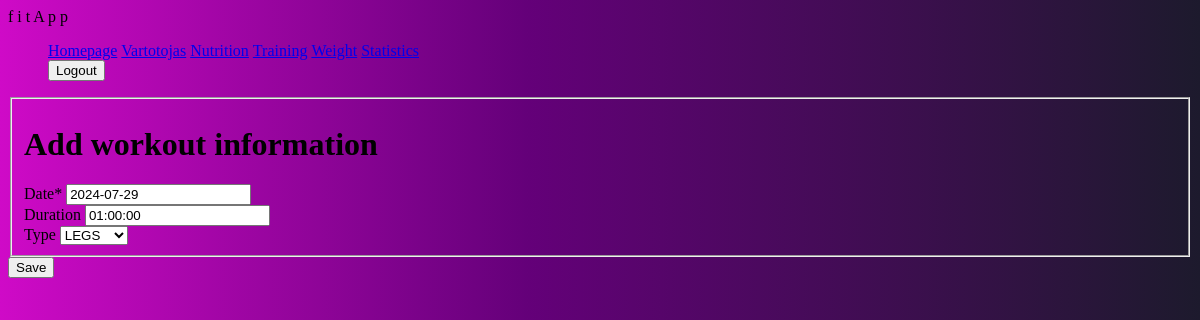
The app's page /fitness/workouts/12/update (signed in) with its own data.
### fitness/models.py (models this page shows, shortened)
class Workout(models.Model):
    date = models.DateField('Date', default=date.today)
    athlete = models.ForeignKey(User, on_delete=models.SET_NULL, null=True, blank=True)
    duration = models.DurationField(null=True, blank=True)
    type = models.ForeignKey(WorkoutType, on_delete=models.SET_NULL, null=True, blank=True)

### fitness/views.py (the view, shortened to what this page needs)
# urls.py: path('workouts/<int:pk>/update', views.WorkoutUpdateView.as_view(), name='workout-update'),
class WorkoutUpdateView(LoginRequiredMixin, UserPassesTestMixin, UpdateView):
    model = Workout
    fields = ['date', 'duration', 'type']
    template_name = 'workout_add.html'
    def test_func(self):
        workout = self.get_object()
        return self.request.user == workout.athlete

### fitness/models.py (called while the page is built)
    def __str__(self):
        return f"{self.name}"

### templates/workout_add.html (shortened to what this page needs)
{% extends "base.html" %}
{% load crispy_forms_tags %}
{% block content %}
    <div class="content-section">
    <form method="POST" action="" enctype="multipart/form-data">
        <fieldset class="form-group">
            <h1>Add workout information</h1>
            {{ form|crispy }}
        </fieldset>
        <div class="form-group">
            <button type="submit">Save</button>
        </div>
    </form>
    </div>
{% endblock content %}

### templates/base.html (shortened to what this page needs)
<!DOCTYPE html>
<html>
<head>
  {% load static %}
  <link rel="stylesheet" href="{% static 'css/styles.css' %}">
</head>
<body>
 <nav class="navbar" >
  <div class="container-fluid">
    <a class="navbar-brand">f i t A p p</a>
    <ul class="navbar-nav mx-2">
      <li class="nav-item active"><a class="nav-link" href="{% url 'index' %}">Homepage</a></li>
      {% if user.is_authenticated %}
          <li class="nav-item">
              <a class="nav-link" href="{% url 'profile' %}">{{ user.get_username }}</a>
          </li>
          <li class="nav-item active"><a class="nav-link" href="{% url 'nutrition' %}">Nutrition</a></li>
          <li class="nav-item active"><a class="nav-link" href="{% url 'workouts' %}">Training</a></li>
          <li class="nav-item active"><a class="nav-link" href="{% url 'weighting' %}">Weight</a></li>
          <li class="nav-item active"><a class="nav-link" href="{% url 'chart-view' %}">Statistics</a></li>
          <li class="nav-item">
            <form method="post" action="{% url 'logout' %}">
                <button type="submit" id="destroy">Logout</button>
            </form>
          </li>
      {% else %}
        <li class="nav-item"><a class="nav-link" href="{% url 'login'%}">Login</a></li>
        <li class="nav-item"><a class="nav-link" href="{% url 'register'%}">Sign up</a></li>
      {% endif %}
    </ul>
  </div>
 </nav>
 <div class="col-sm-10 ">
      {% block content %}
      {% endblock %}
 </div>
</body>
</html>

### fitness/static/css/styles.css (style rules this page uses)
body { background: linear-gradient(90deg, rgba(207,10,199,1) 0%, rgba(100,0,121,1) 44%, rgba(29,26,45,1) 100%); }
li.nav-item { display: inline; }

### records on screen
Workout: date "2024-07-29", duration "01:00:00", type "LEGS"

### other values on screen
{{ user.get_username }} "Vartotojas"
